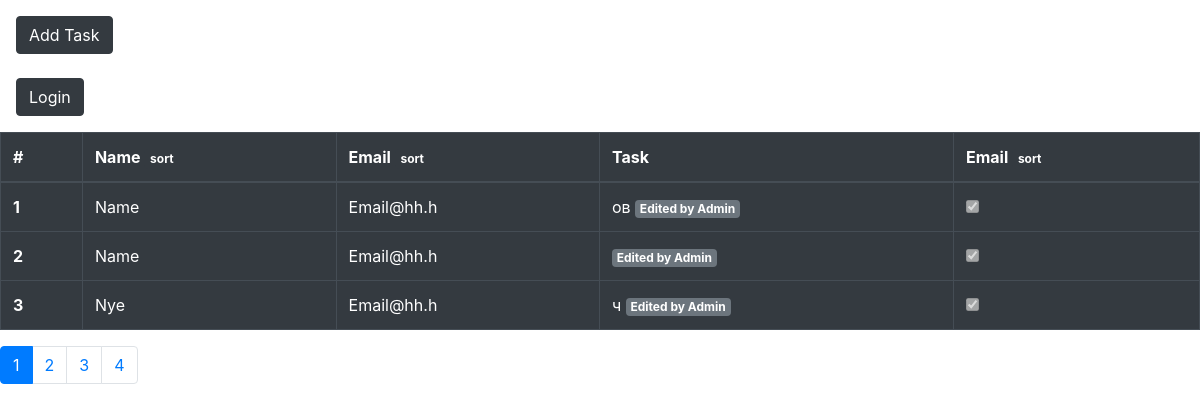
Page /task on the committed database.
### tables this page shows
CREATE TABLE `tasks_table` (
  `id` int(11) NOT NULL AUTO_INCREMENT,
  `user` text NOT NULL,
  `email` text NOT NULL,
  `task` text NOT NULL,
  `edited` tinyint(1) NOT NULL,
  `completed` tinyint(1) NOT NULL,
  PRIMARY KEY (`id`)
);

### config/routes.php (called while the page is built)
<?php
return array(
	'edit/update/([0-9]+)' => 'task/update/$1',
	'task/edit/update/([0-9]+)' => 'task/update/$1',
	'task/edit/([0-9]+)' => 'task/edit/$1',
	'edit/([0-9]+)' => 'task/edit/$1',
	'new' => 'task/new',
	'task/new' => 'task/new',
	'task/add' => 'task/add',
	'login' => 'auth/login',
	'task/login' => 'auth/login',
	'auth/logged' => 'auth/logged',
	'logout' => 'auth/logout',
	'task/logout' => 'auth/logout',
	'task/([0-9]+)' => 'task/index/$1',
	'task' => 'task/index/1',
);

### controllers/TaskController.php (called while the page is built, shortened)
<?php
require_once ROOT . '/models/Task.php';
class TaskController
{
	public function actionIndex($page, $orderBy = 'id')
	{
		$tasksOnPage = 3;
		$orderBy = $_SESSION['orderBy'];
		$sortOrder = $_SESSION['sortOrder'];
		$tasksReturn = Task::getTasksList($page, $tasksOnPage, $orderBy, $sortOrder);
		$tasksList = $tasksReturn[0];
		$tasksCount = Task::getTasksCount();
		require_once ROOT . '/views/welcome.php';
	}
}

### index.php (called while the page is built, shortened)
<?php
require_once ROOT."/components/Router.php";
require_once ROOT."/models/Task.php";
$router = new Router();
$router->run();

### components/TDBConnection.php (called while the page is built, shortened)
<?php
Trait TDBConnection
{
	private static $conn;
	private static function connect(){
		if(self::$conn === NULL) {
			$host = 'localhost';
			$database = 'beejee_tasks';
			$user = 'root';
			$password = '';
			self::$conn = new mysqli($host, $user, $password, $database);
		}
	}
}

### models/Task.php (called while the page is built, shortened)
<?php
require_once ROOT."/components/TDBConnection.php";
class Task
{
	public static function getTasksList($page, $tasksOnPage, $orderBy = "id", $sortOrder = "ASC")
	{
		$firstTask = ($page - 1) * $tasksOnPage;
	    $select = "SELECT * FROM tasks_table ORDER BY $orderBy $sortOrder LIMIT $firstTask, $tasksOnPage";
	    $result = self::$conn->query($select);
	    if ($result->num_rows > 0) {
	        $j = 0;
	        while ($row = $result->fetch_assoc()) {
	            $return[$j] = $row;
	            $j++;
	        }
	        return [$return, $orderBy];
	    }
	}
	public static function getTasksCount()
	{
		$select = "SELECT * FROM tasks_table ORDER BY id DESC LIMIT 0, 1";
		$result = self::$conn->query($select);
		$row = $result->fetch_assoc();
		return $row['id'];
	}
}

### views/welcome.php (the view)
<?php include 'app.php'; ?>
<form class="form-inline my-2">
  <a type="page-link" class="btn btn-dark mx-sm-3 my-2" href="new">Add Task</a>
</form>
<?php if ($_SESSION['name'] == 'admin'): ?>
	<form class="form-inline my-2" action="logout" method="POST">
  		<button type="submit" class="btn btn-dark mx-sm-3 my-2">Logout</button>
	</form>
<?php else: ?>
	<form class="form-inline my-2" action="login" method="POST">
  		<button type="submit" class="btn btn-dark mx-sm-3 my-2">Login</button>
	</form>
<?php endif; ?>
<form action=<?php echo "/task/" . $page ?> method="POST">
<table class="table table-bordered table-dark">
  <thead>
    <tr>
      <th scope="col">#</th>
      <th scope="col">Name
      	<button type="submit" class="badge badge-dark btn" name="orderBy" value="user">sort</button>
      </th>
      <th scope="col">Email
      	<button type="submit" class="badge badge-dark btn" name="orderBy" value="email">sort</button>
      </th>
      <th scope="col">Task</th>
      <th scope="col">Email
      	<button type="submit" class="badge badge-dark btn" name="orderBy" value="completed">sort</button>
      </th>
    </tr>
  </thead>
  <tbody>
  	<?php if (isset($tasksList)): foreach ($tasksList as $task):?>
    <tr>
      <th scope="row"><?php echo $task['id'] ?></th>
      <td><?php echo $task['user'] ?></td>
      <td><?php echo $task['email'] ?></td>
      <td>
      	<?php
      	if ($task['edited'] == '0') echo $task['task'];
      	else echo $task['task'].' <span class="badge badge-secondary">Edited by Admin</span>';
      	if ($_SESSION['name'] == 'admin') echo '<a class="badge badge-dark btn" href="edit/' . $task['id'] . '">EDIT</a>'?>
      </td>
      <td>
      	<input type="checkbox" <?php if($task['completed'] == '1'):?>checked<?php endif;?> disabled>
      </td>
    </tr>
	<?php endforeach; endif;?>
  </tbody>
</table>
</form>
<?php if ($tasksCount > $tasksOnPage): ?>
<nav aria-label="...">
  <ul class="pagination">
    <?php for($i = 0; $i < $tasksCount; $i += $tasksOnPage) {
    	$currentPage = $i / $tasksOnPage + 1;
    	if ($currentPage == $page) {
    		echo
    		'<li class="page-item active">
      			<a class="page-link" href="/task/'. $currentPage .'">' . $currentPage . '<span class="sr-only">(current)</span></a>
    		</li>';
    	}
    	else {
    		echo
    		'<li class="page-item">
      			<a class="page-link" href="/task/'. $currentPage .'">' . $currentPage . '</a>
    		</li>';
    	}
    }?>
  </ul>
</nav>
<?php endif; ?>

### components/Router.php (shortened to what this page needs)
<?php
class Router
{
	private $routes;
	function __construct()
	{
		$routesPath = ROOT . '/config/routes.php';
		$this->routes = include($routesPath);
	}
	private function getURI() {
		if (!empty($_SERVER['REQUEST_URI'])) {
			return trim($_SERVER['REQUEST_URI'], '/');
		}
	}
	public function run()
	{
		$uri = $this->getURI();
		foreach ($this->routes as $uriPattern => $path) {
			if (preg_match("~^$uriPattern$~", $uri)) {
				$internalRoute = preg_replace("~^$uriPattern$~", $path, $uri);
				$segments = explode('/', $internalRoute);
				$controllerName = ucfirst(array_shift($segments) . 'Controller');
				$actionName = 'action' . ucfirst(array_shift($segments));
				$id = $segments[0];
				$controllerFile = ROOT . '/controllers/' . $controllerName . '.php';
				if (file_exists($controllerFile)) {
					$controllerObject = new $controllerName;
					$result = $controllerObject->$actionName($id);
				}
			}
		}
	}
}

### views/app.php (shortened to what this page needs)
<!DOCTYPE html>
<html>
<head>
	<link rel="stylesheet" href="https://stackpath.bootstrapcdn.com/bootstrap/4.4.1/css/bootstrap.min.css">
</head>
	<body>
	</body>
</html>

### rows in the picture
tasks_table: id "1", user "Name", email "Email@hh.h", task "ов", completed "☑"
tasks_table: id "2", user "Name", email "Email@hh.h", completed "☑"
tasks_table: id "3", user "Nye", email "Email@hh.h", task "ч", completed "☑"

### other values in the picture
$currentPage "1"
$currentPage "2"
$currentPage "3"
$currentPage "4"
